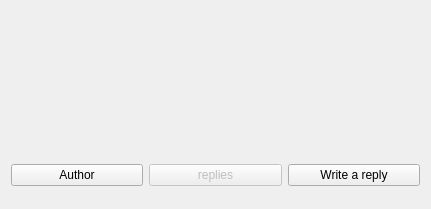
<?xml version="1.0" encoding="UTF-8"?>
<ui version="4.0">
 <class>Form</class>
 <widget class="QWidget" name="Form">
  <property name="geometry">
   <rect>
    <x>0</x>
    <y>0</y>
    <width>431</width>
    <height>209</height>
   </rect>
  </property>
  <property name="windowTitle">
   <string>Form</string>
  </property>
  <layout class="QVBoxLayout" name="verticalLayout">
   <item>
    <widget class="QLabel" name="message">
     <property name="text">
      <string/>
     </property>
     <property name="textFormat">
      <enum>Qt::MarkdownText</enum>
     </property>
     <property name="wordWrap">
      <bool>true</bool>
     </property>
     <property name="openExternalLinks">
      <bool>false</bool>
     </property>
     <property name="textInteractionFlags">
      <set>Qt::LinksAccessibleByMouse|Qt::TextSelectableByMouse</set>
     </property>
    </widget>
   </item>
   <item>
    <layout class="QHBoxLayout" name="button_bar">
     <item>
      <widget class="QPushButton" name="channel_button">
       <property name="sizePolicy">
        <sizepolicy hsizetype="Minimum" vsizetype="Fixed">
         <horstretch>0</horstretch>
         <verstretch>0</verstretch>
        </sizepolicy>
       </property>
       <property name="text">
        <string>Author</string>
       </property>
      </widget>
     </item>
     <item>
      <widget class="QPushButton" name="show_replies_button">
       <property name="enabled">
        <bool>false</bool>
       </property>
       <property name="text">
        <string>replies</string>
       </property>
      </widget>
     </item>
     <item>
      <widget class="QPushButton" name="write_comment_button">
       <property name="text">
        <string>Write a reply</string>
       </property>
      </widget>
     </item>
    </layout>
   </item>
   <item>
    <layout class="QHBoxLayout" name="horizontalLayout_2">
     <item>
      <spacer name="horizontalSpacer_2">
       <property name="orientation">
        <enum>Qt::Horizontal</enum>
       </property>
       <property name="sizeType">
        <enum>QSizePolicy::Fixed</enum>
       </property>
       <property name="sizeHint" stdset="0">
        <size>
         <width>40</width>
         <height>0</height>
        </size>
       </property>
      </spacer>
     </item>
     <item>
      <widget class="Line" name="line_2">
       <property name="orientation">
        <enum>Qt::Vertical</enum>
       </property>
      </widget>
     </item>
     <item>
      <layout class="QVBoxLayout" name="write_comment_section"/>
     </item>
    </layout>
   </item>
   <item>
    <layout class="QHBoxLayout" name="horizontalLayout">
     <item>
      <spacer name="horizontalSpacer">
       <property name="orientation">
        <enum>Qt::Horizontal</enum>
       </property>
       <property name="sizeType">
        <enum>QSizePolicy::Fixed</enum>
       </property>
       <property name="sizeHint" stdset="0">
        <size>
         <width>40</width>
         <height>0</height>
        </size>
       </property>
      </spacer>
     </item>
     <item>
      <widget class="Line" name="line">
       <property name="orientation">
        <enum>Qt::Vertical</enum>
       </property>
      </widget>
     </item>
     <item>
      <layout class="QVBoxLayout" name="replies_section"/>
     </item>
    </layout>
   </item>
  </layout>
 </widget>
 <resources/>
 <connections/>
</ui>
